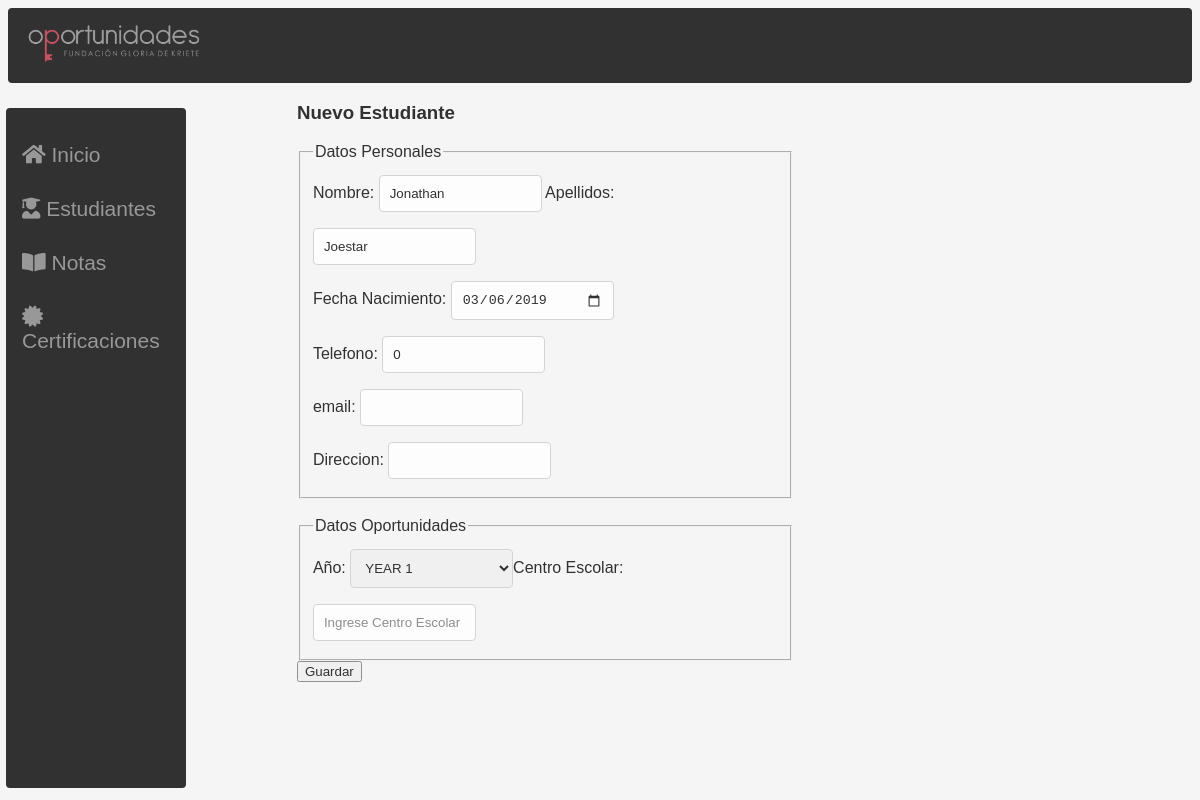
Screenshot of /vista/editarEstudiante.php?idEstudiante=1 with the database file from the repository.
### tables this page shows
CREATE TABLE `Estudiante` (
  `idEstudiante` int(11) NOT NULL,
  `nombre` varchar(32) NOT NULL,
  `apellidos` varchar(32) NOT NULL,
  `fechaNacimiento` date NOT NULL,
  `telefono` int(8) NOT NULL,
  `email` varchar(32) NOT NULL,
  `direccion` varchar(64) NOT NULL,
  `year` varchar(16) NOT NULL,
  `centroEscolar` varchar(32) NOT NULL
);

### controlador/conexion.php (called while the page is built)
<?php
Class Conexion {
    private $host = 'localhost';
    private $database = 'ranking';
    private $username = 'root';
    private $password = '';
    function execQueryO($stmn) {
        $mysqli = new mysqli($this->host, $this->username, $this->password, $this->database);
        return $mysqli->query($stmn);
    }
}

### controlador/controladorEstudiante.php (called while the page is built, shortened)
<?php
    require_once("conexion.php");
    require_once("../modelo/estudiante.php");
    class ControladorEst {
        public function buscarxId($id){
            try {
                $conn = new Conexion();
                $sql = "SELECT idEstudiante, nombre, apellidos, fechaNacimiento, telefono, email, direccion, year, centroEscolar FROM Estudiante WHERE idEstudiante=".$id;
                $rs = $conn ->execQueryO($sql);
                $coleccion = array();
                while ($resultado = $rs->fetch_assoc()) {
                    $estudiante = new Estudiante();
                    $estudiante->setIdEstudiante($resultado['idEstudiante']);
                    $estudiante->setNombre($resultado['nombre']);
                    $estudiante->setApellidos($resultado['apellidos']);
                    $estudiante->setFechaNacimiento($resultado['fechaNacimiento']);
                    $estudiante->setTelefono($resultado['telefono']);
                    $estudiante->setEmail($resultado['email']);
                    $estudiante->setDireccion($resultado['direccion']);
                    $estudiante->setYear($resultado['year']);
                    $estudiante->setCentroEscolar($resultado['centroEscolar']);
                    array_push($coleccion, $estudiante);
                }
                return $coleccion;
            } catch (mysqli_sql_exception $e) {
                throw new MySQLiQueryException($sql, $e->getMessage(), $e->getCode());
            }
        }
    }
?>

### modelo/estudiante.php (called while the page is built, shortened)
<?php
    class Estudiante{
        private $nombre;
        private $apellidos;
        private $fechaNacimiento;
        private $telefono;
        private $email;
        private $direccion;
        public function setIdEstudiante($idEstudiante){
            return $this;
        }
        public function getNombre(){
            return $this->nombre;
        }
        public function setNombre($nombre){
            $this->nombre = $nombre;
            return $this;
        }
        public function getApellidos(){
            return $this->apellidos;
        }
        public function setApellidos($apellidos){
            $this->apellidos = $apellidos;
            return $this;
        }
        public function getFechaNacimiento(){
            return $this->fechaNacimiento;
        }
        public function setFechaNacimiento($fechaNacimiento){
            $this->fechaNacimiento = $fechaNacimiento;
            return $this;
        }
        public function getTelefono(){
            return $this->telefono;
        }
        public function setTelefono($telefono){
            $this->telefono = $telefono;
            return $this;
        }
        public function getEmail(){
            return $this->email;
        }
        public function setEmail($email){
            $this->email = $email;
            return $this;
        }
        public function getDireccion(){
            return $this->direccion;
        }
        public function setDireccion($direccion){
            $this->direccion = $direccion;
            return $this;
        }
        public function setYear($year){
            return $this;
        }
        public function setCentroEscolar($centroEscolar){
            return $this;
        }
    }
?>

### vista/editarEstudiante.php (the view, shortened to what this page needs)
<!DOCTYPE html>
<html lang="en">
<head>
    <link rel="stylesheet" href="./css/style.css">
    <link rel="stylesheet" href="https://use.fontawesome.com/releases/v5.8.1/css/all.css">
</head>
<body>
    <section class="barra">
        <a href=""><img src="../vista/img/logo.png" alt="logo Oportunidades"></a>
    </section>
    <section class="lateral">
        <a href="../index.php"><i class="fas fa-home"></i> Inicio</a>
        <a href="./webEstudiantes.php"><i class="fas fa-user-graduate"></i> Estudiantes</a>
        <a href="./webNotas.php"><i class="fas fa-book-open"></i> Notas</a>
        <a href="./webCertificacion.php"><i class="fas fa-certificate"></i> Certificaciones</a>
    </section>
    <?php
        include_once("../controlador/controladorEstudiante.php");
        $ce = new ControladorEst();
        $id = $_GET['idEstudiante'];
        $estudiante = $ce->buscarxId($id);
    ?>
    <section class="main">
        <section class="formulario">
            <form method="post">
                <h3>Nuevo Estudiante</h3>
                <fieldset>
                    <legend>Datos Personales</legend>
                    Nombre: <input type="text" name="txtNombre" value=<?echo $estudiante[0]->getNombre()?>>
                    Apellidos: <input type="text" name="txtApellidos" value=<?echo $estudiante[0]->getApellidos()?>><br>
                    Fecha Nacimiento: <input type="date" name="txtFechaNac" value=<?echo $estudiante[0]->getFechaNacimiento()?>><br>
                    Telefono: <input type="tel" name="txtTelefono" value=<?echo $estudiante[0]->getTelefono()?>><br>
                    email: <input type="email" name="txtEmail" value=<?echo $estudiante[0]->getEmail()?>><br>
                    Direccion: <input type="text" value="<?echo $estudiante[0]->getDireccion()?>">
                </fieldset><br>
                <fieldset>
                    <legend>Datos Oportunidades</legend>
                    Año: <select name="cmbYear">
                        <option value="1">YEAR 1</option>
                    </select>Centro Escolar: <input type="text" name="txtCE" placeholder="Ingrese Centro Escolar">
                </fieldset>
                <input type="submit" value="Guardar" name="btnActualizar">
            </form>
        </section>
    </section>
    <?php
        include_once("../modelo/estudiante.php");
    ?>
</body>
</html>

### vista/css/style.css (style rules this page uses)
body { background-color: whitesmoke; opacity: 0.8; background-repeat: no-repeat; background-size: cover; font-family: century gothic; color: white; font-family: "Caviar Dreams", Fallback, sans-serif; }
a { display: inline-block; text-decoration: none; padding-top:3px; }
.barra { background-color: black; overflow: hidden; border-radius: 4px; }
.barra a { float: left; color:white; opacity: 0.8; text-align: left; padding: 14px 16px; text-decoration: none; font-size: 17px; }
.barra img { width: 30%; height: 10%; }
.lateral { height: 82.5%; width: 15%; position: fixed; z-index: 1; top: 13.5%; left: 0.5%; background-color: black; padding-top: 20px; border-radius: 4px; overflow-x: hidden; }
.lateral a { padding: 15px 8px 15px 16px; text-decoration: none; font-size: 25px; color: #818181; display: block; font-size: 21px; }
.main { height: 567px; margin-top: -0.9%; width: 84%; margin-left: 16%; color: black; border-radius: 4px; align-content: center; font-family: "Caviar Dreams", Fallback, sans-serif; }
.formulario { margin-left: 10%; margin-top: 3%; }
.formulario input[type=text], input[type=tel], input[type=date], input[type=email], select, textarea { width: 35%; padding: 10px; margin: 8px 0; border: 1px solid #ccc; border-radius: 4px; box-sizing: border-box; }
.formulario { width: 50%; }

### rows the page displays
estudiante: txtNombre "Jonathan", txtApellidos "Joestar", txtFechaNac "03/06/2019", txtTelefono "0"
